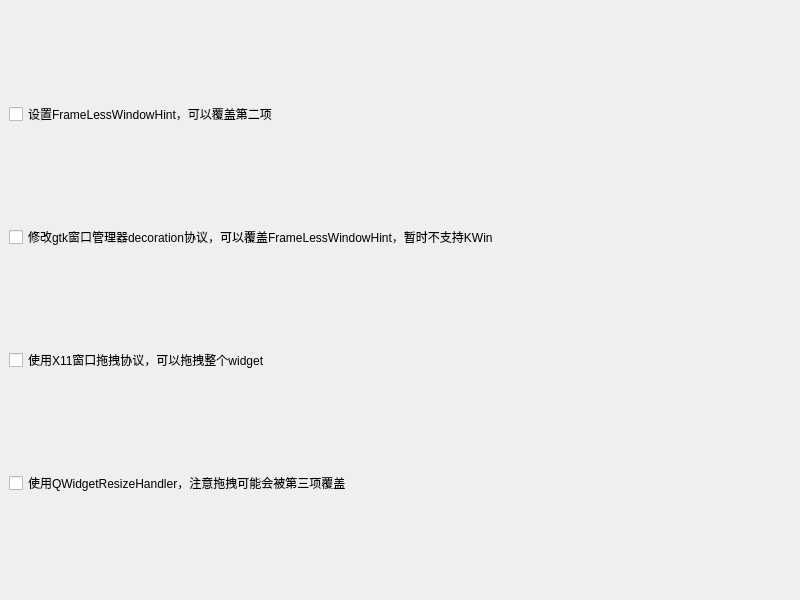
<?xml version="1.0" encoding="UTF-8"?>
<ui version="4.0">
 <class>MainWindow</class>
 <widget class="QMainWindow" name="MainWindow">
  <property name="geometry">
   <rect>
    <x>0</x>
    <y>0</y>
    <width>800</width>
    <height>600</height>
   </rect>
  </property>
  <property name="windowTitle">
   <string>MainWindow</string>
  </property>
  <widget class="QWidget" name="centralwidget">
   <layout class="QGridLayout" name="gridLayout_2">
    <item row="0" column="0">
     <widget class="QCheckBox" name="checkBox">
      <property name="text">
       <string>设置FrameLessWindowHint，可以覆盖第二项</string>
      </property>
     </widget>
    </item>
    <item row="1" column="0">
     <widget class="QCheckBox" name="checkBox_2">
      <property name="text">
       <string>修改gtk窗口管理器decoration协议，可以覆盖FrameLessWindowHint，暂时不支持KWin</string>
      </property>
     </widget>
    </item>
    <item row="2" column="0">
     <widget class="QCheckBox" name="checkBox_3">
      <property name="text">
       <string>使用X11窗口拖拽协议，可以拖拽整个widget</string>
      </property>
     </widget>
    </item>
    <item row="3" column="0">
     <widget class="QCheckBox" name="checkBox_4">
      <property name="text">
       <string>使用QWidgetResizeHandler，注意拖拽可能会被第三项覆盖</string>
      </property>
     </widget>
    </item>
   </layout>
  </widget>
 </widget>
 <resources/>
 <connections/>
</ui>
